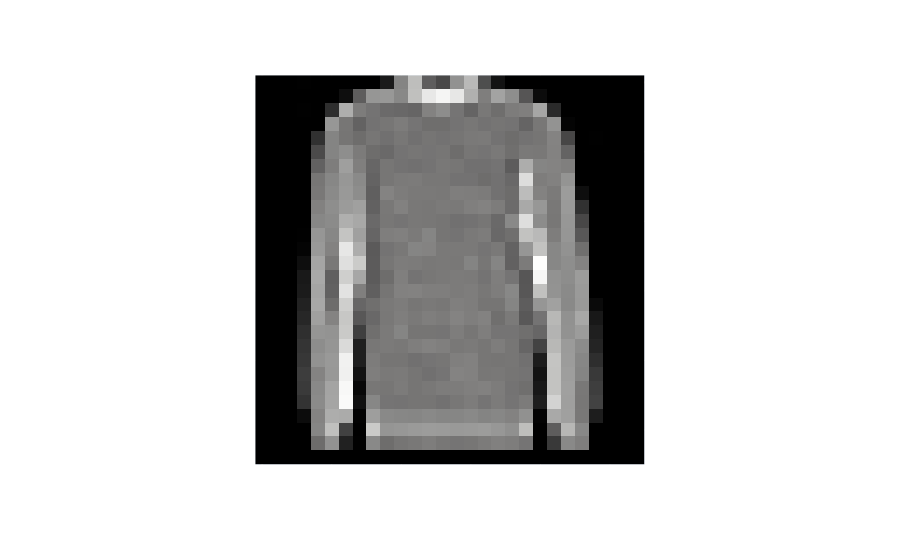

Notebook source saved alongside this figure:
### Code cell
img = x_train[45]
fig = px.imshow(img, color_continuous_scale='gray')
fig.update_layout(coloraxis_showscale=False)
fig.update_xaxes(showticklabels=False)
fig.update_yaxes(showticklabels=False)
fig.show()

### Figure 1 — Plotly figure (JSON) as saved in the notebook; plotly's stock layout.template omitted (floating-point values rounded to 4 significant figures; data arrays with more than 128 entries replaced by an {"elided": "..."} marker saying what was removed)
{"data": [{"coloraxis": "coloraxis", "hovertemplate": "x: %{x}<br>y: %{y}<br>color: %{z}<extra></extra>", "type": "heatmap", "z": {"elided": "28x28 int values"}}], "layout": {"autosize": true, "coloraxis": {"colorscale": [[0, "rgb(0, 0, 0)"], [0.09091, "rgb(16, 16, 16)"], [0.1818, "rgb(38, 38, 38)"], [0.2727, "rgb(59, 59, 59)"], [0.3636, "rgb(81, 80, 80)"], [0.4545, "rgb(102, 101, 101)"], [0.5455, "rgb(124, 123, 122)"], [0.6364, "rgb(146, 146, 145)"], [0.7273, "rgb(171, 171, 170)"], [0.8182, "rgb(197, 197, 195)"], [0.9091, "rgb(224, 224, 223)"], [1, "rgb(254, 254, 253)"]], "showscale": false}, "margin": {"t": 60}, "xaxis": {"autorange": true, "constrain": "domain", "domain": [0.2368, 0.7632], "range": [-0.5, 27.5], "scaleanchor": "y", "showticklabels": false}, "yaxis": {"autorange": true, "constrain": "domain", "domain": [0, 1], "range": [27.5, -0.5], "showticklabels": false}}}
